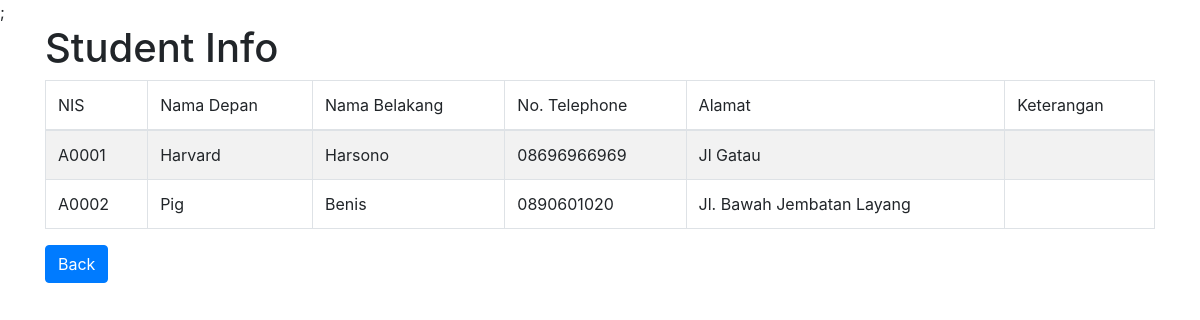
The page /index.php/oldcontroller/infosiswa_siswa on the database as committed earlier.
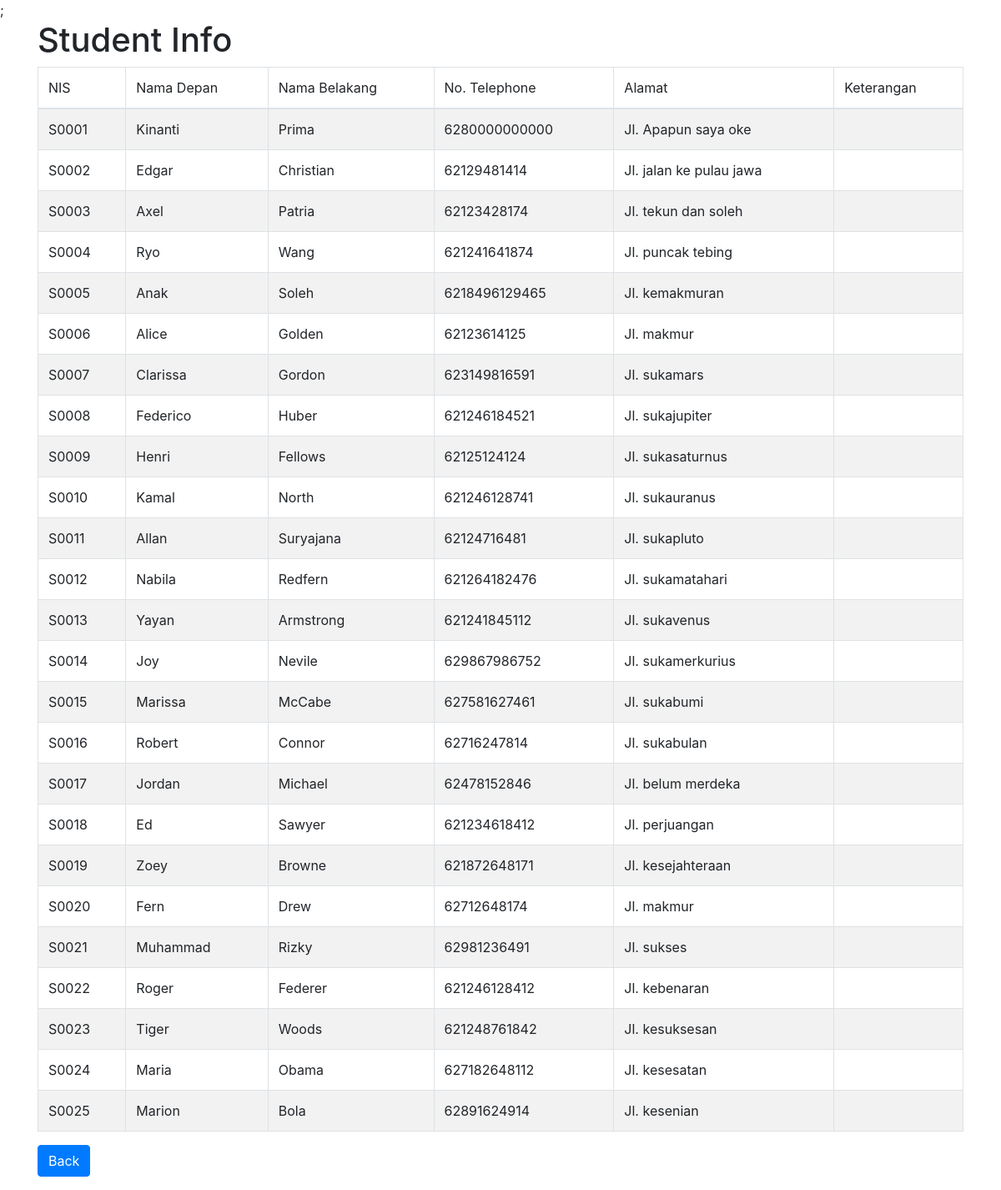
The same page on the database as committed later.
### tables this page shows
CREATE TABLE `siswa` (
  `id_siswa` varchar(255) NOT NULL,
  `user_id` varchar(255) NOT NULL,
  `id_kelas` varchar(5) DEFAULT NULL,
  `first_name` varchar(255) NOT NULL,
  `last_name` varchar(255) DEFAULT NULL,
  `contact` varchar(255) NOT NULL,
  `address` varchar(255) NOT NULL,
  `keterangan` varchar(255) DEFAULT NULL
);

### application/controllers/oldcontroller/Infosiswa_siswa.php (called while the page is built, shortened)
<?php
class Infosiswa_siswa extends CI_Controller
{
  public function __construct()
  {
      $this->load->helper('html');
      $this->load->model('data');
  }
	public function index(){
    $data['js'] = $this->load->view('include/javascript.php', NULL, TRUE);
    $data['css'] = $this->load->view('include/css.php', NULL, TRUE);
    $data['infosiswa'] = $this->data->get_data();
    $this->load->view('pages/infosiswa_siswa.php', $data);
  }
}

### index.php (called while the page is built, shortened)
<?php
require_once BASEPATH.'core/CodeIgniter.php';

### application/models/Data.php (called while the page is built, shortened)
<?php
class Data extends CI_Model{
  public function get_data(){
    $query = $this->db->query("SELECT * FROM siswa NATURAL JOIN credentials");
    return $query->result_array();
  }
}

### application/views/pages/infosiswa_siswa.php (the view, shortened to what this page needs)
<!DOCTYPE HTML>
<html>
<head>
	<?=$css?>;
</head>
<body>
	<div class="container">
		<h1>Student Info</h1>
		<div class="table-responsive">
			<table id="students" class="table table-striped table-bordered">
				<thead>
					<tr>
						<td>NIS</td>
						<td>Nama Depan</td>
						<td>Nama Belakang</td>
						<td>No. Telephone</td>
						<td>Alamat</td>
						<td>Keterangan</td>
					</tr>
				</thead>
				<?php
        foreach ($infosiswa as $row) { ?>
				<tr>
					<td><?php echo $row['id_siswa']; ?></td>
					<td><?php echo $row['first_name']; ?></td>
					<td><?php echo $row['last_name']; ?></td>
					<td><?php echo $row['contact']; ?></td>
					<td><?php echo $row['address']; ?></td>
					<td><?php echo $row['keterangan']; ?></td>
				</tr>
				<?php } ?>
			</table>
		</div>
		<p><a href="main" class="btn btn-primary">Back</a></p>
	</div>
</body>
</html>

### application/views/include/css.php
<link rel="stylesheet" type="text/css" href="<?php echo base_url('/assets/css/bootstrap.min.css') ?>">
<link rel="stylesheet" type="text/css" href="<?php echo base_url('/assets/css/dataTables.bootstrap4.min.css') ?>">
<link rel="stylesheet" type="text/css" href="<?php echo base_url('/assets/css/jquery.dataTables.min.css') ?>">

Rows that differ between the two databases and show on the page:
removed siswa: id_siswa "A0001", first_name "Harvard", last_name "Harsono", contact "08696966969", address "Jl Gatau"
removed siswa: id_siswa "A0002", first_name "Pig", last_name "Benis", contact "0890601020", address "Jl. Bawah Jembatan Layang"
added siswa: id_siswa "S0001", first_name "Kinanti", last_name "Prima", contact "6280000000000", address "Jl. Apapun saya oke"
added siswa: id_siswa "S0002", first_name "Edgar", last_name "Christian", contact "62129481414", address "Jl. jalan ke pulau jawa"
added siswa: id_siswa "S0003", first_name "Axel", last_name "Patria", contact "62123428174", address "Jl. tekun dan soleh"
added siswa: id_siswa "S0004", first_name "Ryo", last_name "Wang", contact "621241641874", address "Jl. puncak tebing"
added siswa: id_siswa "S0005", first_name "Anak", last_name "Soleh", contact "6218496129465", address "Jl. kemakmuran"
added siswa: id_siswa "S0006", first_name "Alice", last_name "Golden", contact "62123614125", address "Jl. makmur"
added siswa: id_siswa "S0007", first_name "Clarissa", last_name "Gordon", contact "623149816591", address "Jl. sukamars"
added siswa: id_siswa "S0008", first_name "Federico", last_name "Huber", contact "621246184521", address "Jl. sukajupiter"
added siswa: id_siswa "S0009", first_name "Henri", last_name "Fellows", contact "62125124124", address "Jl. sukasaturnus"
added siswa: id_siswa "S0010", first_name "Kamal", last_name "North", contact "621246128741", address "Jl. sukauranus"
added siswa: id_siswa "S0011", first_name "Allan", last_name "Suryajana", contact "62124716481", address "Jl. sukapluto"
added siswa: id_siswa "S0012", first_name "Nabila", last_name "Redfern", contact "621264182476", address "Jl. sukamatahari"
added siswa: id_siswa "S0013", first_name "Yayan", last_name "Armstrong", contact "621241845112", address "Jl. sukavenus"
added siswa: id_siswa "S0014", first_name "Joy", last_name "Nevile", contact "629867986752", address "Jl. sukamerkurius"
added siswa: id_siswa "S0015", first_name "Marissa", last_name "McCabe", contact "627581627461", address "Jl. sukabumi"
added siswa: id_siswa "S0016", first_name "Robert", last_name "Connor", contact "62716247814", address "Jl. sukabulan"
added siswa: id_siswa "S0017", first_name "Jordan", last_name "Michael", contact "62478152846", address "Jl. belum merdeka"
added siswa: id_siswa "S0018", first_name "Ed", last_name "Sawyer", contact "621234618412", address "Jl. perjuangan"
added siswa: id_siswa "S0019", first_name "Zoey", last_name "Browne", contact "621872648171", address "Jl. kesejahteraan"
added siswa: id_siswa "S0020", first_name "Fern", last_name "Drew", contact "62712648174", address "Jl. makmur"
added siswa: id_siswa "S0021", first_name "Muhammad", last_name "Rizky", contact "62981236491", address "Jl. sukses"
added siswa: id_siswa "S0022", first_name "Roger", last_name "Federer", contact "621246128412", address "Jl. kebenaran"
added siswa: id_siswa "S0023", first_name "Tiger", last_name "Woods", contact "621248761842", address "Jl. kesuksesan"
added siswa: id_siswa "S0024", first_name "Maria", last_name "Obama", contact "627182648112", address "Jl. kesesatan"
added siswa: id_siswa "S0025", first_name "Marion", last_name "Bola", contact "62891624914", address "Jl. kesenian"
